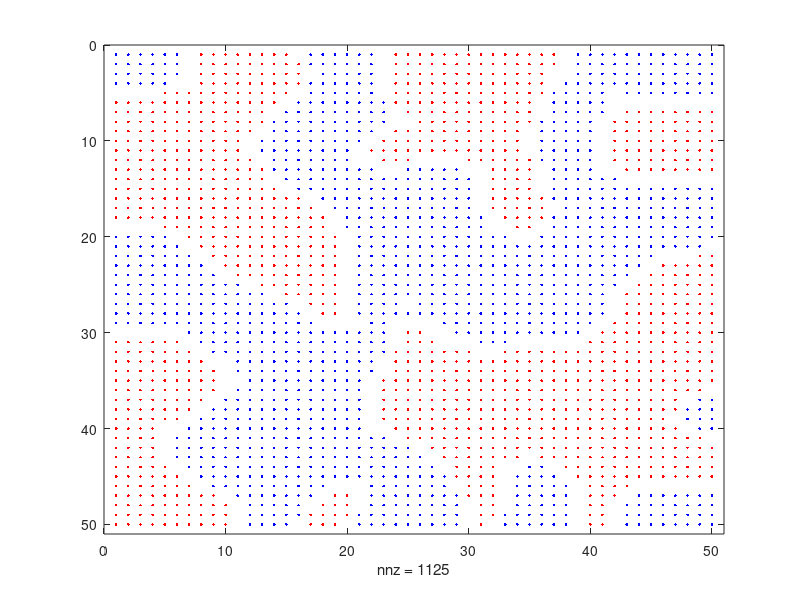

Source code (MATLAB):
clear 
clc
% initialization:
L = 50
n_iterations = 1000
empty_ratio = 0.1 
similarity_threshold = 0.65
% L = 50 and empty_ratio = 0.1, so the plot looks good and the segregation is clear 
% the user can try different combinations for the initial parameters even L>100
S = randi([0  1],L, L)
S(S ==0) =-1
empty_index = randi([L*L], 1, round(L*L*empty_ratio));
S(empty_index) = 0;
% we have a matrix of (0, 1,-1) and 0 for empty 

% The process is the folowing:
% 1. pick an agent
% 2. get his neighbours indexes
% 3. Check if satisfied
% 4. Not satisfied ?
% 5. move agent to empty place and replace agent with 0
% 6. exit the loop when all satisfied
% 7. plot a sparsity pattern of matrix

for i=2:1:n_iterations   
    n_changes = 0; 
    for j = 1:1:L*L 
        % pick an agent
        [x,y] = ind2sub([L, L],j);
        % make sure we don't pick an empty agent!
        if S(x,y) == 0
            continue;
        end
        current_agent = S(x,y);
        count_similar = 0;
        count_different = 0;
        % get all neighbours indexes:
        indexes = [];
        % Boundary conditions: 
        if x>1
            indexes = [ indexes sub2ind([L, L],x-1, y)];
            if y>1
                indexes =[ indexes sub2ind([L, L],x-1, y-1)];
            end
            if y<L
                indexes =[ indexes sub2ind([L, L],x-1, y+1)];
            end
        end
        if x<L
            indexes =[ indexes sub2ind([L, L],x+1, y)];
            if y>1
                indexes =[ indexes sub2ind([L, L],x+1, y-1)];
            end
            if y<L
                indexes =[ indexes sub2ind([L, L],x+1, y+1)];
            end
        end 
        if y<L
            indexes =[ indexes sub2ind([L, L],x, y+1)];
        end
        
        if y<L && y>1
            indexes =[ indexes sub2ind([L, L],x, y-1)];
        end

        % Check if satisfied:
        for id=1:1:length(indexes)
            if current_agent == S(indexes(id))
                count_similar = count_similar+1;
            elseif  current_agent == -S(indexes(id))
                count_different = count_different+1;
            end
        end
        if count_similar+count_similar == 0
            check = true;
        else
            check = (count_similar/(count_similar+count_different)) < similarity_threshold;
        end

        % Not satisfied ?
        if check~= 0
            % move agent to empty place and replace agent with 0
            current_agent = S(x,y);
            empty_spot = find(S==0);
            index_to_move = randi([1 length(empty_spot)],1);
            S(empty_spot(index_to_move)) = current_agent;
            S(x,y) = 0;
            n_changes = n_changes+1;
        end 
    end

    % Ploting:
    figure(1);
    spy(S(:,:) == -1,'r');
    hold on
    spy(S(:,:) == 1, 'b')
    hold off
    pause(0.01);
    agent_matrix(:,:,i) = S(:,:);
    fprintf('Iteration %d, changed %d \n',i,n_changes);
    if n_changes == 0
        fprintf('System stabilized\n');
        break;
    end
    % This is to get the frames for the video:
    %movievector (i)= getframe()
end

% This section is commented to not keep exporting videos while the user is trying the model
% movievector = movievector(2:end)
% mywriter = VideoWriter('Shelling')
% open(mywriter);
% writeVideo(mywriter,movievector);
% close(mywriter);
